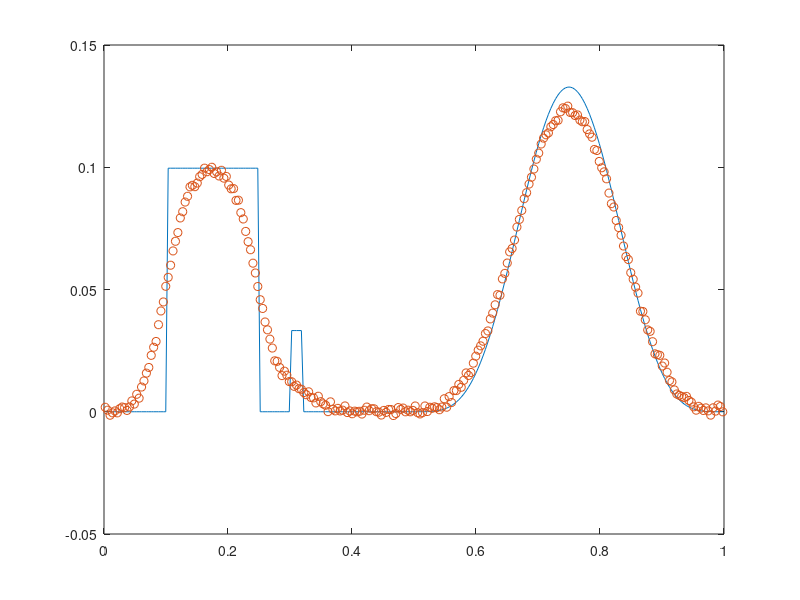
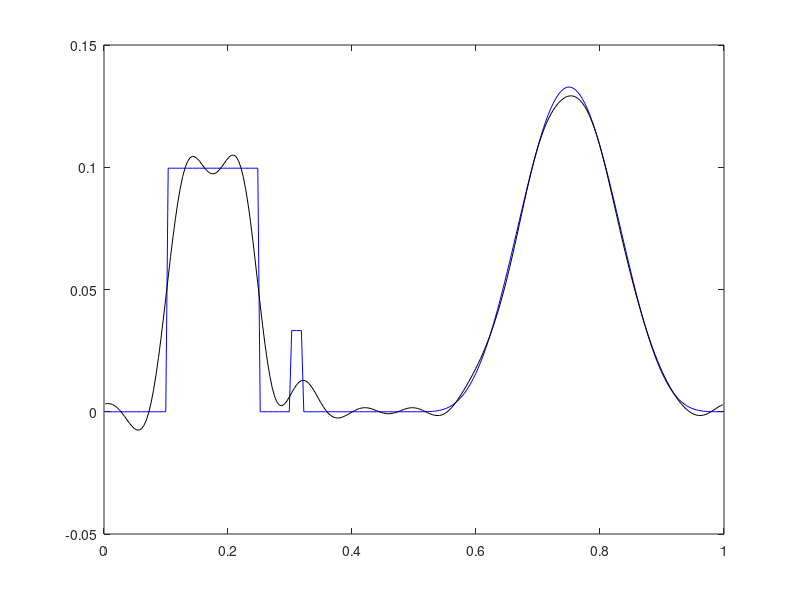

Reproduce these figures in MATLAB, in order.
%  
%  1d image deblurring with zero boundary conditions.
%
%  Tikhonov regularization is implemented with the regularization parameter 
%  alpha chosen using one of UPRE, GCV, DP, or L-curve. 
%
%  This m-file was used to generate Figures in Chapter 2 of the book.
%
%  written by John Bardsley 2016.
%
%  First, create a Toeplitz matrix A using zero BCs and a Gaussian kernel.
clear all, close all
n      = 256;  % No. of grid points
h      = 1/n;
t      = [h/2 :h: 1-h/2]';
sig    = .03; % kernel width;
%Shifting Gausian Curve to ensure sampled points extracted are w/respect to
%symmetric curve
kernel = (1/sqrt(2*pi)/sig) * exp(-(t-0.5).^2/2/sig^2);


ahat = fft(fftshift(kernel*h));


% Next, set up true solution x_true and data b = A*x_true + error.
x_true  = .75*(.1<t&t<.25) + .25*(.3<t&t<.32) + (.5<t&t<1).*sin(2*pi*t).^4;
x_true  = x_true/norm(x_true);
Ax1      = real(ifft(ahat.*fft(x_true)));
err_lev = 2; % percent error in data.
sigma = err_lev/100 * norm(Ax1)/ sqrt(n);
eta     =  sigma * randn(n,1);
b       = Ax1 + eta;

figure(1), 
  plot(t,x_true,t,b,'o')

alpha = 0.01;
%
% % Now compute the regularized solution and plot it.
xfilt = ifft(diag(conj(fft(fftshift(kernel)*h))./(abs(conj(fft(fftshift(kernel)*h)).^2) + alpha*1)))*fft(b);
rel_error = norm(xfilt-x_true)/norm(x_true);
figure(2)
  plot(t,x_true,'b-',t,xfilt,'k-')


